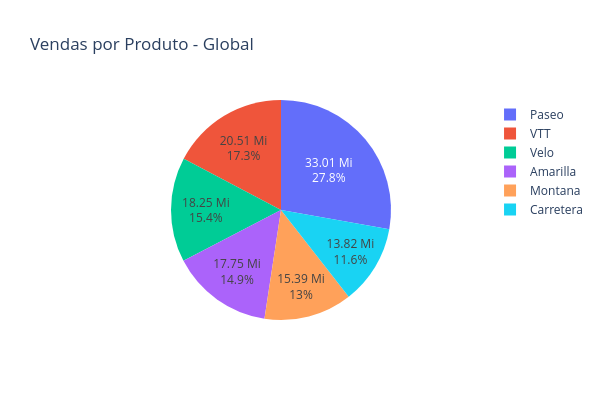

Notebook cell for this chart:
### Code cell
# Soma de Vendas por Produto Generale Global
df_sum_product_sales = (
    df_financial.groupby('Product')['Sales'].sum().sort_values(ascending=False).reset_index()
    .assign(formatted_sales= lambda x: x['Sales'].apply(lambda x: f"{(x / 1_000_000):.2f} Mi"))
)

fig_sum_product_sales = px.pie(df_sum_product_sales, 
             names='Product',      
             values='Sales',          
             title='Vendas por Produto - Global',
             hole=0,
            ).update_traces(
                 text=df_sum_product_sales['formatted_sales'],
                 textinfo='percent+text', textposition='inside'
            ).update_layout(width=600,height=400).show()

### Figure 1 — Plotly figure (JSON) as saved in the notebook; plotly's stock layout.template omitted (floating-point values rounded to 4 significant figures)
{"data": [{"domain": {"x": [0, 1], "y": [0, 1]}, "hole": 0, "hovertemplate": "Product=%{label}<br>Sales=%{value}<extra></extra>", "labels": ["Paseo", "VTT", "Velo", "Amarilla", "Montana", "Carretera"], "legendgroup": "", "name": "", "showlegend": true, "text": ["33.01 Mi", "20.51 Mi", "18.25 Mi", "17.75 Mi", "15.39 Mi", "13.82 Mi"], "textinfo": "percent+text", "textposition": "inside", "type": "pie", "values": [33010000.0, 20510000.0, 18250000.0, 17750000.0, 15390000.0, 13820000.0]}], "layout": {"height": 400, "legend": {"tracegroupgap": 0}, "title": {"text": "Vendas por Produto - Global"}, "width": 600}}
